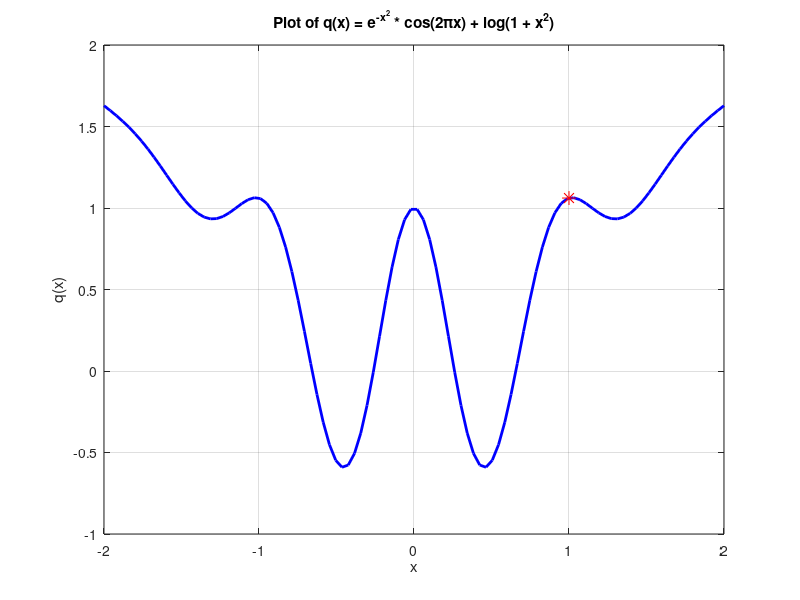

This figure's MATLAB source:
% function F = convertToFahrenheit(C)
%     % Function to convert Celsius to Fahrenheit
%     F = (9/5) * C + 32;
% end
% 
% % Define Celsius range from 0 to 100 with step size 1
% Celsius = 0:1:100;
% 
% % Convert to Fahrenheit using the function
% Fahrenheit = convertToFahrenheit(Celsius);
% 
% % Plot the temperature conversion
% figure;
% plot(Celsius, Fahrenheit, 'b', 'LineWidth', 2);
% grid on;
% xlabel('Temperature in Celsius (°C)');
% ylabel('Temperature in Fahrenheit (°F)');
% title('Celsius to Fahrenheit Conversion');
% legend('F = (9/5) * C + 32', 'Location', 'NorthWest');


clc;
clear all;
close all;

% Define the anonymous function q(x)
q = @(x) exp(-x.^2) .* cos(2*pi.*x) + log(1 + x.^2);

% Evaluate q(x) at x = 1
q_val = q(1);
disp(['q(1) = ', num2str(q_val)]);

% Generate x values in the range [-2,2]
x = linspace(-2, 2, 100);

% Plot q(x)
figure;
plot(x, q(x), 'b', 'LineWidth', 2); % Plot in blue color with a thick line
hold on;
plot(1, q(1), 'r*', 'MarkerSize', 10); % Highlight x = 1 with a red star '*'
hold off;

% Add labels and title
xlabel('x');
ylabel('q(x)');
title('Plot of q(x) = e^{-x^2} * cos(2πx) + log(1 + x^2)');
grid on;